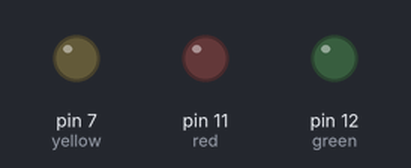
The program below on a simulated Raspberry Pi (header pin numbers). Parts: output pins drawn as LEDs (lit = HIGH). At 9.0 s the program stops and its outputs stay as they are.

Above: at 9.1 s.
Timing chart, 0 to 10.5 s (numbered marks = the images above):
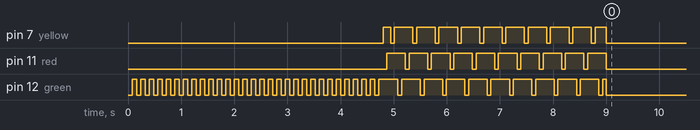

The program:

LedBlinker.py
```python
#!/usr/bin/python3

import RPi.GPIO as GPIO
import time

leds = {"red": 11, "yellow": 7, "green": 12}

def setUp(LedPin):
	GPIO.setmode(GPIO.BOARD)
	if type(LedPin) is int:
		GPIO.setup(LedPin, GPIO.OUT)
		GPIO.output(LedPin, GPIO.HIGH)
	else:
		for i in LedPin.values():
			GPIO.setup(i, GPIO.OUT)
			GPIO.output(i, GPIO.HIGH)

def blink(delay, times):
	if times:
		for i in range(times):
			GPIO.output(LedPin, GPIO.LOW)
			time.sleep(delay)
			GPIO.output(LedPin, GPIO.HIGH)
			time.sleep(delay)
	# destroy()

def destroy():
	GPIO.output(LedPin, GPIO.HIGH)
	GPIO.cleanup()

def setLedPin(color):
	return leds[color]

def blink_all(times):
	for i in range(times):
		for l in leds.values():
			GPIO.output(l, GPIO.LOW)
			time.sleep(.07)
			GPIO.output(l, GPIO.HIGH)
			time.sleep(.07)
	# destroy()

if __name__ == '__main__':
	LedPin = setLedPin('green')

	try:
		setUp(LedPin)
		blink(.08, 30)
		destroy()
		setUp(leds)
		blink_all(10)
		destroy()
	except KeyboardInterrupt:
		destroy()
```

Measured:
- by itself, pin 7 (yellow): goes HIGH 0.14 s, 9 × (LOW 0.07 s, HIGH 0.35 s), LOW 0.07 s, HIGH 0.21 s, then LOW
- by itself, pin 12 (green): goes 29 × (HIGH 0.08 s, LOW 0.08 s), 10 × (HIGH 0.36 s, LOW 0.07 s), HIGH 0.07 s, then LOW
